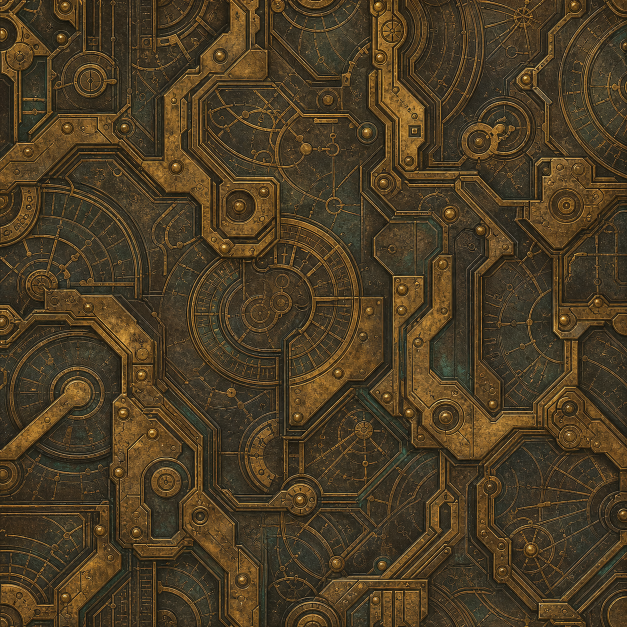
#> input picture tools/art_templates/guardian_materials/clockwork.png, 1254 x 1254 px (shown at 1/2 size)
$ python -i build_forest_wild_art.py   (imports and definitions only)
#> lines starting #> are read from the running program, lines starting #| are printed output that depends on the picture
### tools/build_guardian_appearances.py
#!/usr/bin/env python3
"""Build eight explicitly themed guardian appearance prototypes.

AI-generated source materials are transformed into face-specific UV atlases,
with per-realm silhouettes, individually jointed legs and distinctive bones.
Only the listed eight models and 24 maps are touched. No gameplay or balance.
--check compares generated bytes; --write must be explicit. Pillow required.
"""
import argparse, copy, io, json, math, random
from pathlib import Path
from PIL import Image, ImageChops, ImageDraw, ImageEnhance, ImageFilter

ROOT=Path(__file__).resolve().parents[1]
RP=ROOT/'Hakkai_v7.1.0/ResourcePack'
BASE=ROOT/'tools/art_templates/mob_baselines'
MATERIAL=ROOT/'tools/art_templates/guardian_materials'
SIZE=1024
# Each design specifies hand-placed geometry attached to existing animated bones.
# Coordinates are in Bedrock model units. Each existing joint is renamed
# per creature; compatible animations are generated separately.
def c(origin,size):return {'origin':origin,'size':size}
DESIGNS=[
 {'material':'grassland','accent':(219,183,94),'detail':(130,186,93),'motif':'wind',
  'head':[c([-5,17,-7],[1.5,4,1.5]),c([3.5,17,-7],[1.5,4,1.5]),c([-7,19,-7],[3,1,1]),c([4,19,-7],[3,1,1]),c([-6,20,-7],[1,2,1]),c([5,20,-7],[1,2,1])],
  'body':[c([-3.8,13,-4],[7.6,1.4,3]),c([-3,13,0],[6,1,4])],
  'tail':[c([-1.5,10,8],[3,2.5,2])]},
 {'material':'forest','accent':(146,185,95),'detail':(220,194,125),'motif':'leaf',
  'head':[c([-3.5,18,-7],[2,2,2]),c([1.5,18,-7],[2,2,2]),c([-2,20,-6],[4,1,2])],
  'body':[c([-4.5,13,-4],[9,1.5,4]),c([-3.6,13,0],[7.2,2,3]),c([-2.5,14,2],[5,1.2,3]),c([-2.5,15,-1],[2,1,2]),c([.5,15,1],[2,1,2])],
  'tail':[c([-1.5,10,9],[3,2.5,2])]},
 {'material':'desert','accent':(236,202,129),'detail':(180,114,56),'motif':'strata',
  'head':[c([-4.5,19,-7],[2,2,2]),c([2.5,19,-7],[2,2,2]),c([-2.2,18,-9],[4.4,2,2.2])],
  'body':[c([-4.8,12,-4],[2,3,8]),c([2.8,12,-4],[2,3,8]),c([-2.5,13,-2],[5,2,6])],
  'tail':[c([-1.7,9,10],[3.4,3,2])]},
 {'material':'ice','accent':(206,242,251),'detail':(89,171,209),'motif':'crystal',
  'head':[c([-4,18,-7],[1.5,4,1.5]),c([2.5,18,-7],[1.5,4,1.5]),c([-.7,16,-9],[1.4,5,1.4])],
  'body':[c([-1,13,-3],[2,4,2]),c([-2.5,13,0],[2,3,2]),c([.5,13,1],[2,5,2]),c([-1,13,4],[2,3,2])],
  'tail':[c([-.75,10,8],[1.5,3,3])]},
 {'material':'storm','accent':(234,199,93),'detail':(113,151,175),'motif':'lightning',
  'head':[c([-5,18,-7],[1.5,3,1.5]),c([3.5,18,-7],[1.5,3,1.5]),c([-6,20,-7],[2,1,1]),c([4,20,-7],[2,1,1])],
  'body':[c([-3.5,13,-3],[2,3,2]),c([1.5,13,-3],[2,3,2]),c([-2.5,13,1],[2,4,2]),c([.5,13,1],[2,4,2])],
  'tail':[c([-1,11,9],[2,1,3]),c([0,12,11],[2,1,2])]},
 {'material':'underworld','accent':(187,124,215),'detail':(101,75,153),'motif':'spores',
  'head':[c([-3.5,19,-7],[1.5,3,1.5]),c([2,19,-7],[1.5,3,1.5]),c([-.8,16,-9],[1.6,3,1.6])],
  'body':[c([-3.5,13,-3],[2,2,2]),c([1.5,13,-3],[2,3,2]),c([-2,13,1],[2,4,2]),c([1,13,2],[2,2,2]),c([-1,13,4],[2,3,2])],
  'tail':[c([-1.2,10,10],[2.4,3,2])]},
 {'material':'sky','accent':(224,233,242),'detail':(116,174,202),'motif':'feather',
  'head':[c([-5,17,-7],[1.2,2,1.5]),c([3.8,17,-7],[1.2,2,1.5]),c([-1,15.7,-9],[2,3.3,1])],
  'body':[c([-3,13,-3],[6,1,5]),c([-2,13,2],[4,1,3])],
  'wing_l':[c([-12,10,0],[4,1,6]),c([-13,9,2],[3,1,4])],
  'wing_r':[c([8,10,0],[4,1,6]),c([10,9,2],[3,1,4])],
  'tail':[c([-2,10,8],[4,1,3])]},
 {'material':'clockwork','accent':(224,178,91),'detail':(74,123,130),'motif':'clock',
  'head':[c([-4.2,18,-7],[2,2,2]),c([2.2,18,-7],[2,2,2]),c([-2,16,-9],[4,2,1])],
  'body':[c([-4.6,11,-1],[1,4,5]),c([3.6,11,-1],[1,4,5]),c([-2,13,0],[4,1.5,4]),c([-.5,14,1],[1,3,1])],
  'tail':[c([-1.6,10,9],[3.2,2.5,2])]},
]

# Individually proportioned trunks and head shapes; x coordinates are centered
# around the existing pivots so existing movement and attack animations remain
# compatible. Knee heights deliberately vary by species.
ANATOMY=[
 {'body':([-3.4,8,-4.5],[6.8,5.6,10]), 'head':([-2.6,10.2,-9],[5.2,5.6,6]), 'muzzle':([-1.6,10.1,-11],[3.2,2.8,3]), 'knee':4.8,'leg':(1.5,1.8),'foot':(2,2.5)},
 {'body':([-5,7,-4.5],[10,7.2,10]), 'head':([-3.5,10,-9],[7,6,6]), 'muzzle':([-2.3,10,-11],[4.6,3,3]), 'knee':3.6,'leg':(2.8,2.7),'foot':(3.4,3.4)},
 {'body':([-5.2,7,-5],[10.4,7,11]), 'head':([-3.6,10,-9],[7.2,6,6]), 'muzzle':([-2.8,10,-11],[5.6,3.2,3]), 'knee':3.2,'leg':(3.1,3.1),'foot':(3.6,3.8)},
 {'body':([-3.7,7.5,-5.7],[7.4,6.5,12]), 'head':([-2.8,10,-9.2],[5.6,6.2,6.2]), 'muzzle':([-1.7,10,-11.5],[3.4,2.6,3.5]), 'knee':4.4,'leg':(1.8,2),'foot':(2.3,2.7)},
 {'body':([-5,7,-5],[10,7,10.5]), 'head':([-3.4,10,-9.2],[6.8,6.4,6.2]), 'muzzle':([-2.4,10,-11.2],[4.8,3.4,3.2]), 'knee':3.9,'leg':(2.7,2.5),'foot':(3.4,3)},
 {'body':([-3.8,7.5,-5.4],[7.6,6.5,11.5]), 'head':([-2.7,10,-9],[5.4,6.5,6]), 'muzzle':([-1.5,10,-11],[3,2.6,3]), 'knee':4.1,'leg':(1.7,1.9),'foot':(2.3,2.5)},
 {'body':([-3.5,8,-4.8],[7,5.5,10]), 'head':([-2.6,10.4,-9],[5.2,5.5,6]), 'muzzle':([-1.4,10.2,-11.2],[2.8,2.4,3.2]), 'knee':4.6,'leg':(1.6,1.7),'foot':(2,2.3)},
 {'body':([-4.5,7,-5],[9,7,11]), 'head':([-3,10,-9],[6,6,6]), 'muzzle':([-2,10,-11],[4,3.1,3]), 'knee':3.5,'leg':(2.4,2.4),'foot':(3,3)},
]

# Additional solid anatomy, attached to the animated torso/head rather than
# merely repainting a shared box. Behavior, scale and hitbox stay unchanged; leg pivots vary per animal. Values use model-space pixels.
FORMS=[
 # Wind deer: narrow breast, small outward ears and a long nose bridge.
 {'body':[c([-2.2,7.1,-4.2],[4.4,1.2,4.2])],
  'head':[c([-4.3,14,-6.3],[1.9,1.4,1.8]),c([2.4,14,-6.3],[1.9,1.4,1.8]),c([-1.1,11,-11.8],[2.2,1.6,1.5])]},
 # Mist moss beast: low, broad breast and hindquarters; heavy muzzle.
 {'body':[c([-3.7,5.9,-4.3],[7.4,1.5,4.8]),c([-3.2,6.1,.5],[6.4,1.3,4.5])],
  'head':[c([-2.5,9.3,-10.7],[5,1.4,3.3])]},
 # Sand stone guardian: stepped breastplate and squared jaw.
 {'body':[c([-4.4,5.7,-4.9],[8.8,1.5,4.7]),c([-3.5,6.1,.7],[7,1.2,4.8])],
  'head':[c([-2.6,9.3,-10.9],[5.2,1.3,3.4])]},
 # Ice: narrow, deep chest and an extended angular snout.
 {'body':[c([-2.2,6.5,-5.5],[4.4,1.2,4.2])],
  'head':[c([-1.1,10.3,-12.1],[2.2,1.9,1.7])]},
 # Lightning: heavy forequarters and a heavy short jaw.
 {'body':[c([-4.4,5.9,-4.8],[8.8,1.5,4.7])],
  'head':[c([-2.5,9.3,-10.9],[5,1.5,3.3])]},
 # Underground shadow: narrow breast, lower cheek and small flanking ears.
 {'body':[c([-2.3,6.5,-5.1],[4.6,1.3,4.7])],
  'head':[c([-3.7,14.1,-6.5],[1.5,1.4,2]),c([2.2,14.1,-6.5],[1.5,1.4,2]),c([-1.3,9.5,-10.7],[2.6,1.2,2.5])]},
 # Cloud: tapered front and a small, projecting beak.
 {'body':[c([-1.9,7,-4.5],[3.8,1.4,4])],
  'head':[c([-1,10.3,-12],[2,1.4,1.6])]},
 # Time guardian: blocky paired chest and rear plates, broad lower jaw.
 {'body':[c([-4,6,-4.7],[8,1.4,4.4]),c([-3.5,6.1,.6],[7,1.3,4.6])],
  'head':[c([-2.2,9.2,-10.8],[4.4,1.4,3.2])]},
]

# Half stance width and fore/hind z positions. Hips stay within the torso;
# shin/hoof geometry follows each relocated parent pivot.
STANCE=[(2.5,-3,4),(3.5,-3,4.1),(3.8,-3.4,4.4),(2.8,-3.8,4.7),
        (3.5,-3.5,4.2),(2.8,-3.5,4.5),(2.6,-3,3.8),(3.3,-3.4,4.4)]

# [50 lines left out: function make_individual_rig, not called in this run]

def bytes_png(im):
 buf=io.BytesIO();im.save(buf,format='PNG',optimize=True);return buf.getvalue()
def brighten(image,k):return ImageEnhance.Brightness(image).enhance(k)
# [38 lines left out: functions marking, guardian_eyes, not called in this run]

def face_sizes(cube):
 sx,sy,sz=cube['size']
 return {'west':(sz,sy),'east':(sz,sy),'north':(sx,sy),'south':(sx,sy),'up':(sx,sz),'down':(sx,sz)}

# [86 lines left out: functions fits, paste_with_gutter, build, main, not called in this run]
# [1 lines that do not run on import are left out]

### tools/build_forest_wild_art.py
#!/usr/bin/env python3
"""Three hand-designed forest wildlife geometry/texture prototypes.

The rigs and cuboids are authored here rather than generated from a shared
animal skeleton. The materials are procedurally drawn, not finished paintings.
Only these three geometry files and their existing color/MER/normal maps are
written. AI, collisions, drops and spawning are untouched. Requires Pillow.
"""
import argparse, copy, json, random
from pathlib import Path
from PIL import Image, ImageChops, ImageDraw, ImageEnhance, ImageFilter
from build_guardian_appearances import face_sizes, fits, paste_with_gutter, bytes_png

ROOT=Path(__file__).resolve().parents[1];RP=ROOT/'Hakkai_v7.1.0/ResourcePack';SIZE=1024

def c(origin,size,mat):return {'origin':origin,'size':size,'material':mat}
# [44 lines left out: functions bone, bird, mouse, hunter, not called in this run]

DESIGNS=[bird,mouse,hunter]
PALETTE={
 'bird_body':(105,151,153),'bird_belly':(192,210,192),'bird_head':(86,133,141),'bird_feather':(165,195,186),'bird_wing':(78,125,128),'bird_leg':(81,83,68),'beak':(206,170,101),'crest':(192,212,192),
 'mouse_fur':(129,110,85),'mouse_belly':(211,194,159),'mouse_muzzle':(195,172,139),'mouse_nose':(155,105,95),'mouse_ear':(163,127,115),'mouse_tail':(130,109,91),'moss':(73,116,68),'moss_bud':(131,158,84),
 'hunter_fur':(62,70,83),'hunter_head':(68,75,89),'hunter_mane':(88,96,110),'hunter_muzzle':(119,126,131),'hunter_ear':(85,77,88),'hunter_dark':(46,52,63),'hunter_tip':(159,174,179),
}

def tint(rgb,n):return tuple(max(0,min(255,int(a+n))) for a in rgb)
# [119 lines left out: functions surface, bake, not called in this run]

def build(i):
    return bake(f'wild_1_{i}',f'w1_{i}_',DESIGNS[i]())

# [8 lines left out: function main, not called in this run]
# [1 line not run here, left out]

>>> import cv2
>>> picture = cv2.imread('art_templates/guardian_materials/clockwork.png', cv2.IMREAD_GRAYSCALE)
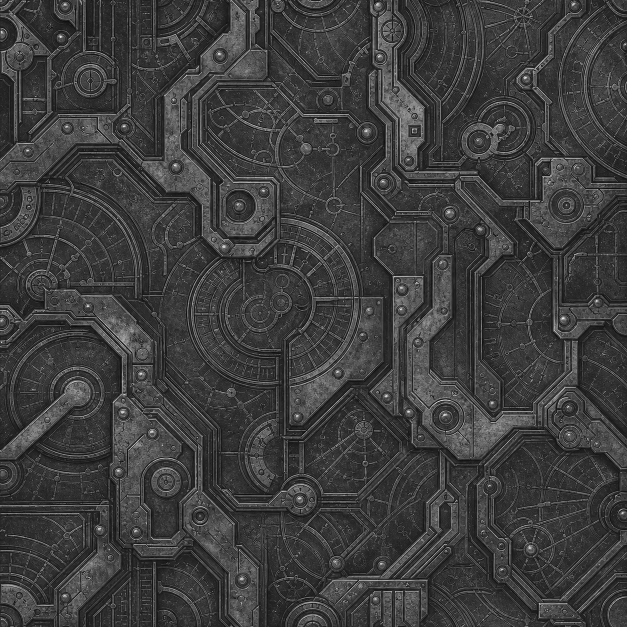
#> picture: shape (1254, 1254) (shown at 1/2 size); min 0, max 250, mean 61.5
#> (the run stopped early here; a loop or call above may not have finished)

$ run again, on tools/art_templates/guardian_materials/storm.png
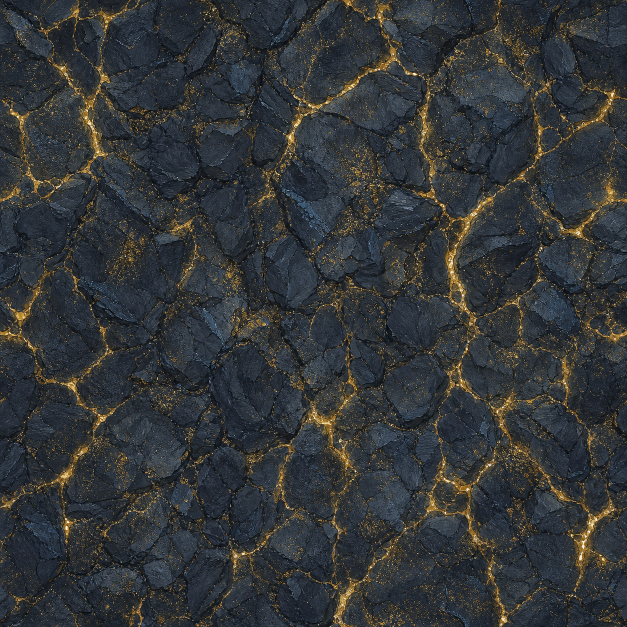
#> input picture tools/art_templates/guardian_materials/storm.png, 1254 x 1254 px (shown at 1/2 size)
#> `picture = cv2.imread('art_templates/guardian_materials/clockwork.png',..`:
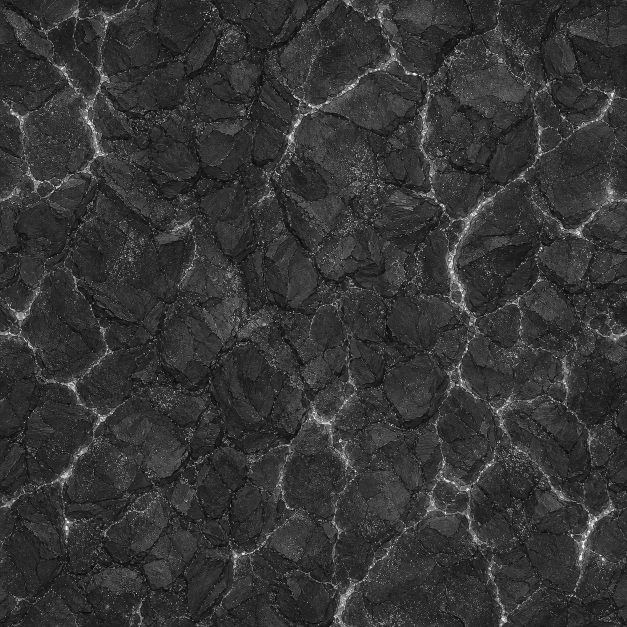
#> picture: shape (1254, 1254) (shown at 1/2 size); min 0, max 255, mean 53.3
